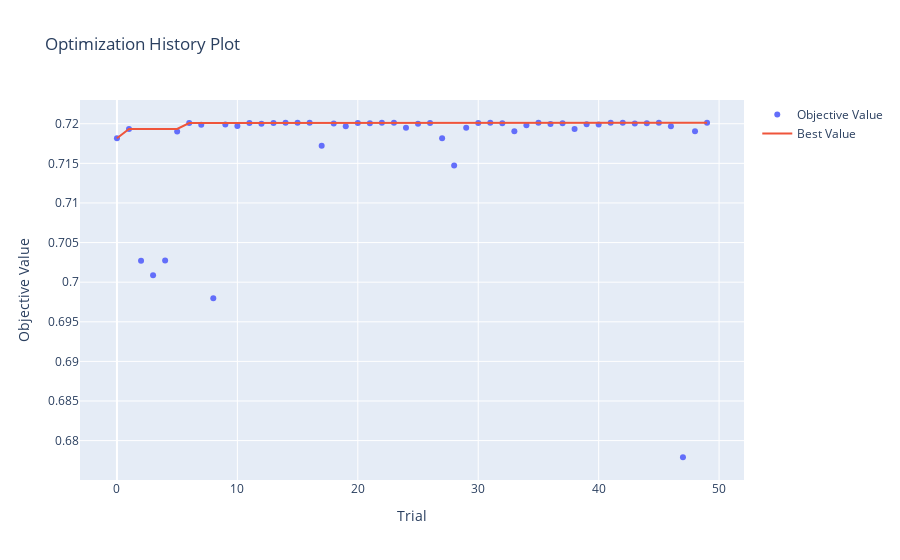
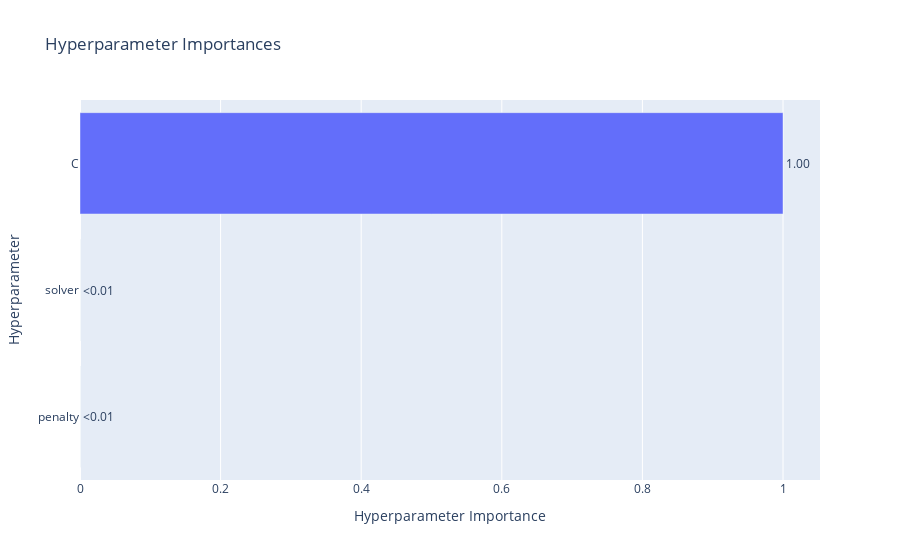
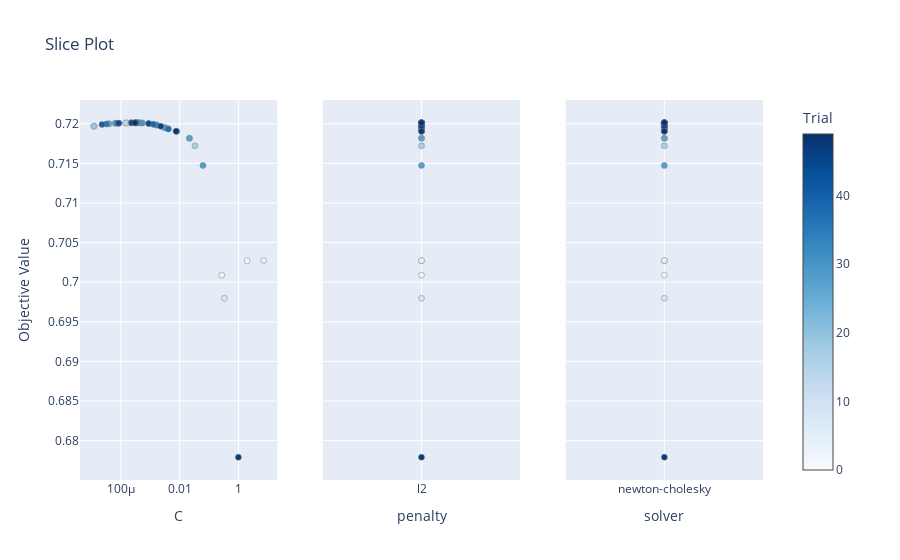

Notebook cell for these charts, in order:
### Markdown cell above
## Logistics

### Code cell
logistics = m.ml_model(model_name="logistics")
best_params = logistics.tune(X_train_preprocessed, y_train, X_val_preprocessed, y_val, n_trials=50)

print("=== Logistic Regression ===")
logistics.train(X_train_preprocessed, y_train)

print(f"ROC AUC train: {roc_auc_score(y_train, logistics.model.predict_proba(X_train_preprocessed)[:, 1])}")
print(f"ROC AUC test: {roc_auc_score(y_test, logistics.model.predict_proba(X_test_preprocessed)[:, 1])}")
print(f"ROC AUC val: {roc_auc_score(y_val, logistics.model.predict_proba(X_val_preprocessed)[:, 1])}")



hp.plot_optimization_history(logistics.study)

### Figure 1 — Plotly figure (JSON) as saved in the notebook; plotly's stock layout.template omitted (floating-point values rounded to 4 significant figures)
{"data": [{"mode": "markers", "name": "Objective Value", "type": "scatter", "x": [0, 1, 2, 3, 4, 5, 6, 7, 8, 9, 10, 11, 12, 13, 14, 15, 16, 17, 18, 19, 20, 21, 22, 23, 24, 25, 26, 27, 28, 29, 30, 31, 32, 33, 34, 35, 36, 37, 38, 39, 40, 41, 42, 43, 44, 45, 46, 47, 48, 49], "y": [0.7182, 0.7193, 0.7027, 0.7009, 0.7027, 0.719, 0.7201, 0.7199, 0.698, 0.7199, 0.7197, 0.7201, 0.72, 0.7201, 0.7201, 0.7201, 0.7201, 0.7172, 0.72, 0.7197, 0.7201, 0.72, 0.7201, 0.7201, 0.7195, 0.72, 0.7201, 0.7182, 0.7147, 0.7195, 0.7201, 0.7201, 0.7201, 0.719, 0.7198, 0.7201, 0.72, 0.7201, 0.7193, 0.7199, 0.7199, 0.7201, 0.7201, 0.72, 0.7201, 0.7201, 0.7197, 0.6779, 0.7191, 0.7201]}, {"mode": "lines", "name": "Best Value", "type": "scatter", "x": [0, 1, 2, 3, 4, 5, 6, 7, 8, 9, 10, 11, 12, 13, 14, 15, 16, 17, 18, 19, 20, 21, 22, 23, 24, 25, 26, 27, 28, 29, 30, 31, 32, 33, 34, 35, 36, 37, 38, 39, 40, 41, 42, 43, 44, 45, 46, 47, 48, 49], "y": [0.7182, 0.7193, 0.7193, 0.7193, 0.7193, 0.7193, 0.7201, 0.7201, 0.7201, 0.7201, 0.7201, 0.7201, 0.7201, 0.7201, 0.7201, 0.7201, 0.7201, 0.7201, 0.7201, 0.7201, 0.7201, 0.7201, 0.7201, 0.7201, 0.7201, 0.7201, 0.7201, 0.7201, 0.7201, 0.7201, 0.7201, 0.7201, 0.7201, 0.7201, 0.7201, 0.7201, 0.7201, 0.7201, 0.7201, 0.7201, 0.7201, 0.7201, 0.7201, 0.7201, 0.7201, 0.7201, 0.7201, 0.7201, 0.7201, 0.7201]}, {"marker": {"color": "#cccccc"}, "mode": "markers", "name": "Infeasible Trial", "showlegend": false, "type": "scatter", "x": [], "y": []}], "layout": {"title": {"text": "Optimization History Plot"}, "xaxis": {"title": {"text": "Trial"}}, "yaxis": {"title": {"text": "Objective Value"}}}}

### Figure 2 — Plotly figure (JSON) as saved in the notebook; plotly's stock layout.template omitted (floating-point values rounded to 4 significant figures)
{"data": [{"cliponaxis": false, "hovertemplate": ["penalty (CategoricalDistribution): 0.0<extra></extra>", "solver (CategoricalDistribution): 0.0<extra></extra>", "C (FloatDistribution): 1.0<extra></extra>"], "name": "Objective Value", "orientation": "h", "text": ["<0.01", "<0.01", "1.00"], "textposition": "outside", "type": "bar", "x": [0, 0, 1], "y": ["penalty", "solver", "C"]}], "layout": {"title": {"text": "Hyperparameter Importances"}, "xaxis": {"title": {"text": "Hyperparameter Importance"}}, "yaxis": {"title": {"text": "Hyperparameter"}}}}

### Figure 3 — Plotly figure (JSON) as saved in the notebook; plotly's stock layout.template omitted (floating-point values rounded to 4 significant figures)
{"data": [{"marker": {"color": [0, 1, 2, 3, 4, 5, 6, 7, 8, 9, 10, 11, 12, 13, 14, 15, 16, 17, 18, 19, 20, 21, 22, 23, 24, 25, 26, 27, 28, 29, 30, 31, 32, 33, 34, 35, 36, 37, 38, 39, 40, 41, 42, 43, 44, 45, 46, 47, 48, 49], "colorbar": {"title": {"text": "Trial"}, "x": 1, "xpad": 40}, "colorscale": [[0, "rgb(247,251,255)"], [0.125, "rgb(222,235,247)"], [0.25, "rgb(198,219,239)"], [0.375, "rgb(158,202,225)"], [0.5, "rgb(107,174,214)"], [0.625, "rgb(66,146,198)"], [0.75, "rgb(33,113,181)"], [0.875, "rgb(8,81,156)"], [1, "rgb(8,48,107)"]], "line": {"color": "Grey", "width": 0.5}, "showscale": true}, "mode": "markers", "name": "Feasible Trial", "showlegend": false, "type": "scatter", "x": [0.02154, 0.004135, 1.979, 0.2703, 7.233, 0.008003, 0.0001441, 0.001544, 0.3312, 0.001392, 1.249e-05, 0.0001663, 3.781e-05, 0.0001533, 0.0002307, 0.000217, 0.0003958, 0.03324, 0.0009031, 1.182e-05, 0.0005338, 6.266e-05, 0.0004038, 0.0003804, 0.003149, 3.996e-05, 0.0005346, 0.0215, 0.06199, 0.003142, 0.000481, 0.0003173, 7.06e-05, 0.007815, 0.001674, 0.0003407, 3.252e-05, 8.601e-05, 0.004114, 0.001262, 2.281e-05, 0.000331, 0.0003116, 0.0008751, 8.346e-05, 0.0002311, 0.002269, 0.9941, 0.007577, 0.0002996], "xaxis": "x", "y": [0.7182, 0.7193, 0.7027, 0.7009, 0.7027, 0.719, 0.7201, 0.7199, 0.698, 0.7199, 0.7197, 0.7201, 0.72, 0.7201, 0.7201, 0.7201, 0.7201, 0.7172, 0.72, 0.7197, 0.7201, 0.72, 0.7201, 0.7201, 0.7195, 0.72, 0.7201, 0.7182, 0.7147, 0.7195, 0.7201, 0.7201, 0.7201, 0.719, 0.7198, 0.7201, 0.72, 0.7201, 0.7193, 0.7199, 0.7199, 0.7201, 0.7201, 0.72, 0.7201, 0.7201, 0.7197, 0.6779, 0.7191, 0.7201], "yaxis": "y"}, {"marker": {"color": [0, 1, 2, 3, 4, 5, 6, 7, 8, 9, 10, 11, 12, 13, 14, 15, 16, 17, 18, 19, 20, 21, 22, 23, 24, 25, 26, 27, 28, 29, 30, 31, 32, 33, 34, 35, 36, 37, 38, 39, 40, 41, 42, 43, 44, 45, 46, 47, 48, 49], "colorbar": {"title": {"text": "Trial"}, "x": 1, "xpad": 40}, "colorscale": [[0, "rgb(247,251,255)"], [0.125, "rgb(222,235,247)"], [0.25, "rgb(198,219,239)"], [0.375, "rgb(158,202,225)"], [0.5, "rgb(107,174,214)"], [0.625, "rgb(66,146,198)"], [0.75, "rgb(33,113,181)"], [0.875, "rgb(8,81,156)"], [1, "rgb(8,48,107)"]], "line": {"color": "Grey", "width": 0.5}, "showscale": false}, "mode": "markers", "name": "Feasible Trial", "showlegend": false, "type": "scatter", "x": ["l2", "l2", "l2", "l2", "l2", "l2", "l2", "l2", "l2", "l2", "l2", "l2", "l2", "l2", "l2", "l2", "l2", "l2", "l2", "l2", "l2", "l2", "l2", "l2", "l2", "l2", "l2", "l2", "l2", "l2", "l2", "l2", "l2", "l2", "l2", "l2", "l2", "l2", "l2", "l2", "l2", "l2", "l2", "l2", "l2", "l2", "l2", "l2", "l2", "l2"], "xaxis": "x2", "y": [0.7182, 0.7193, 0.7027, 0.7009, 0.7027, 0.719, 0.7201, 0.7199, 0.698, 0.7199, 0.7197, 0.7201, 0.72, 0.7201, 0.7201, 0.7201, 0.7201, 0.7172, 0.72, 0.7197, 0.7201, 0.72, 0.7201, 0.7201, 0.7195, 0.72, 0.7201, 0.7182, 0.7147, 0.7195, 0.7201, 0.7201, 0.7201, 0.719, 0.7198, 0.7201, 0.72, 0.7201, 0.7193, 0.7199, 0.7199, 0.7201, 0.7201, 0.72, 0.7201, 0.7201, 0.7197, 0.6779, 0.7191, 0.7201], "yaxis": "y2"}, {"marker": {"color": [0, 1, 2, 3, 4, 5, 6, 7, 8, 9, 10, 11, 12, 13, 14, 15, 16, 17, 18, 19, 20, 21, 22, 23, 24, 25, 26, 27, 28, 29, 30, 31, 32, 33, 34, 35, 36, 37, 38, 39, 40, 41, 42, 43, 44, 45, 46, 47, 48, 49], "colorbar": {"title": {"text": "Trial"}, "x": 1, "xpad": 40}, "colorscale": [[0, "rgb(247,251,255)"], [0.125, "rgb(222,235,247)"], [0.25, "rgb(198,219,239)"], [0.375, "rgb(158,202,225)"], [0.5, "rgb(107,174,214)"], [0.625, "rgb(66,146,198)"], [0.75, "rgb(33,113,181)"], [0.875, "rgb(8,81,156)"], [1, "rgb(8,48,107)"]], "line": {"color": "Grey", "width": 0.5}, "showscale": false}, "mode": "markers", "name": "Feasible Trial", "showlegend": false, "type": "scatter", "x": ["newton-cholesky", "newton-cholesky", "newton-cholesky", "newton-cholesky", "newton-cholesky", "newton-cholesky", "newton-cholesky", "newton-cholesky", "newton-cholesky", "newton-cholesky", "newton-cholesky", "newton-cholesky", "newton-cholesky", "newton-cholesky", "newton-cholesky", "newton-cholesky", "newton-cholesky", "newton-cholesky", "newton-cholesky", "newton-cholesky", "newton-cholesky", "newton-cholesky", "newton-cholesky", "newton-cholesky", "newton-cholesky", "newton-cholesky", "newton-cholesky", "newton-cholesky", "newton-cholesky", "newton-cholesky", "newton-cholesky", "newton-cholesky", "newton-cholesky", "newton-cholesky", "newton-cholesky", "newton-cholesky", "newton-cholesky", "newton-cholesky", "newton-cholesky", "newton-cholesky", "newton-cholesky", "newton-cholesky", "newton-cholesky", "newton-cholesky", "newton-cholesky", "newton-cholesky", "newton-cholesky", "newton-cholesky", "newton-cholesky", "newton-cholesky"], "xaxis": "x3", "y": [0.7182, 0.7193, 0.7027, 0.7009, 0.7027, 0.719, 0.7201, 0.7199, 0.698, 0.7199, 0.7197, 0.7201, 0.72, 0.7201, 0.7201, 0.7201, 0.7201, 0.7172, 0.72, 0.7197, 0.7201, 0.72, 0.7201, 0.7201, 0.7195, 0.72, 0.7201, 0.7182, 0.7147, 0.7195, 0.7201, 0.7201, 0.7201, 0.719, 0.7198, 0.7201, 0.72, 0.7201, 0.7193, 0.7199, 0.7199, 0.7201, 0.7201, 0.72, 0.7201, 0.7201, 0.7197, 0.6779, 0.7191, 0.7201], "yaxis": "y3"}], "layout": {"title": {"text": "Slice Plot"}, "xaxis": {"anchor": "y", "domain": [0, 0.2889], "title": {"text": "C"}, "type": "log"}, "xaxis2": {"anchor": "y2", "categoryarray": ["l2"], "categoryorder": "array", "domain": [0.3556, 0.6444], "title": {"text": "penalty"}, "type": "category"}, "xaxis3": {"anchor": "y3", "categoryarray": ["newton-cholesky"], "categoryorder": "array", "domain": [0.7111, 1], "title": {"text": "solver"}, "type": "category"}, "yaxis": {"anchor": "x", "domain": [0, 1], "title": {"text": "Objective Value"}}, "yaxis2": {"anchor": "x2", "domain": [0, 1], "matches": "y", "showticklabels": false}, "yaxis3": {"anchor": "x3", "domain": [0, 1], "matches": "y", "showticklabels": false}}}
